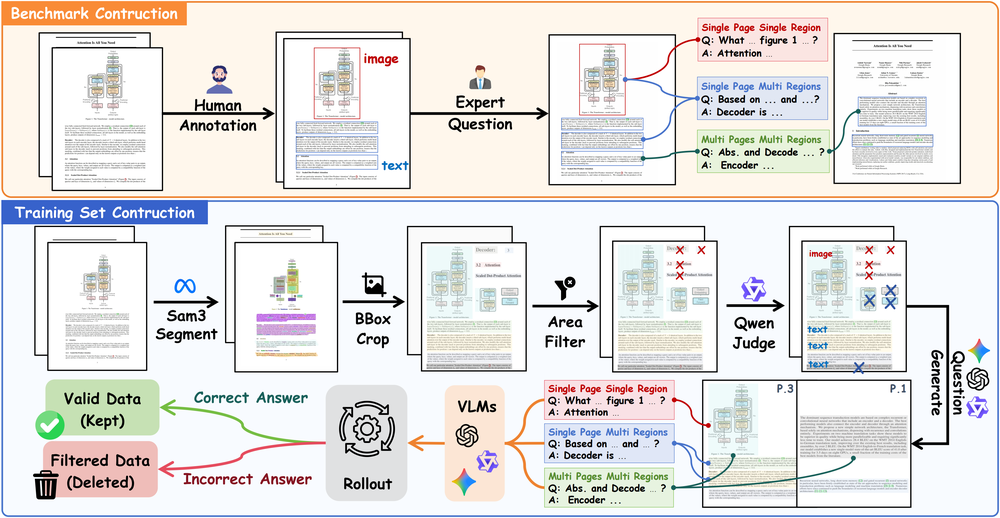
#> input picture static/tmp/data-construction.png, 1000 x 518 px, shrunk from 3704 x 1919 before the run; its folder holds only this picture in this run
$ python image.py
#> lines starting #> are read from the running program, lines starting #| are printed output that depends on the picture
import os
from PIL import Image, ImageOps

Image.MAX_IMAGE_PIXELS = None

def add_white_border_to_png(input_folder, output_folder, border_size=20):
    """
    给文件夹中的所有 PNG 图片添加白色边框

    :param input_folder: 输入文件夹路径
    :param output_folder: 输出文件夹路径
    :param border_size: 边框大小（像素）
    """
#> called with input_folder = 'tmp', output_folder = 'output_tmp', border_size = 30

    # 创建输出文件夹（如果不存在）
    os.makedirs(output_folder, exist_ok=True)

    for filename in os.listdir(input_folder):
        if filename.lower().endswith(".png"):
            input_path = os.path.join(input_folder, filename)
            output_path = os.path.join(output_folder, filename)

            try:
                # 打开图片
                img = Image.open(input_path)
#> img is the input picture: PIL image 1000x518 RGBA; mean R, G, B, A 229, 227, 225.7, 255

                # 添加白色边框
                bordered_img = ImageOps.expand(
                    img,
                    border=border_size,
                    fill="white"
                )
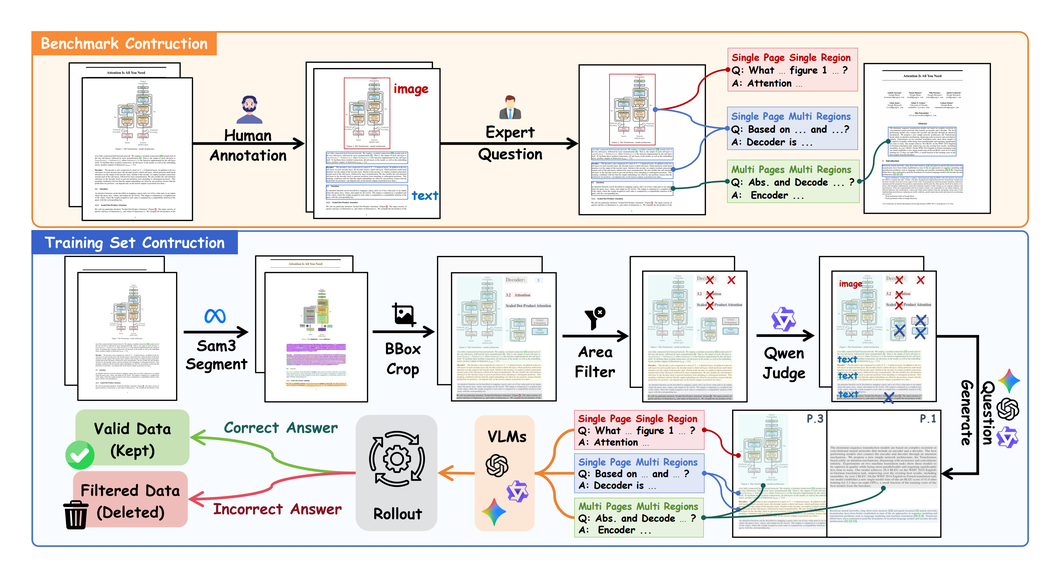
#> bordered_img: PIL image 1060x578 RGBA; mean R, G, B, A 233, 231.4, 230.3, 255

                # 保存图片
                bordered_img.save(output_path)

                print(f"处理完成: {filename}")

            except Exception as e:
                print(f"处理失败 {filename}: {e}")


if __name__ == "__main__":
    input_folder = "tmp"   # 替换为你的输入文件夹路径
    output_folder = "output_tmp" # 输出文件夹

    add_white_border_to_png(input_folder, output_folder, border_size=30)
